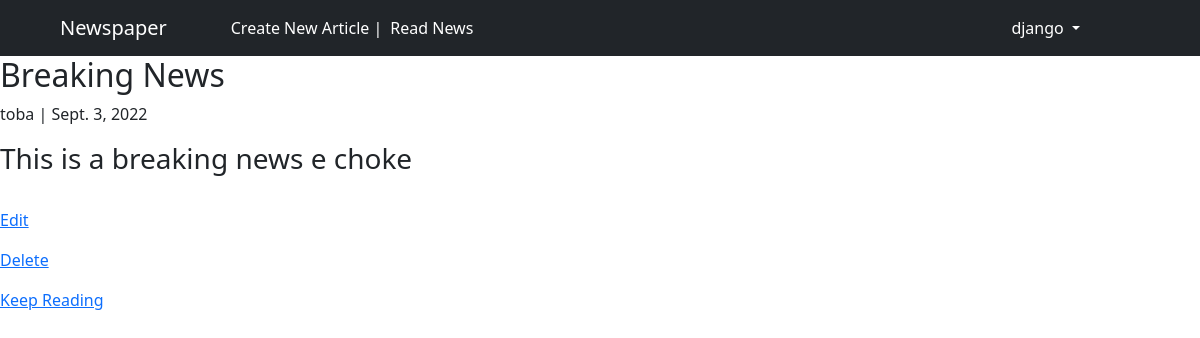
Screenshot of /articles/1/ (signed in) with the database file from the repository.
### users/models.py (models this page shows)
class CustomUser(AbstractUser):
    age = models.PositiveBigIntegerField(null=True, blank=True)

### articles/models.py (models this page shows, shortened)
class Article(models.Model):
    title = models.CharField(max_length=200)
    body = models.TextField()
    author = models.ForeignKey(
        get_user_model(),
        on_delete=models.CASCADE
    )
    date = models.DateField(auto_now_add=True)

### articles/views.py (the view)
# urls.py: path('<int:pk>/', ArticleDetailView.as_view(), name='article_detail'),
class ArticleDetailView(LoginRequiredMixin, DetailView):
    model = Article
    template_name = 'article_detail.html'
    login_url = 'login'

### templates/article_detail.html
{% extends 'base.html' %}
{% block content %}
<div>
    <h2>{{ object.title }}</h2>
    <p>{{ object.author }} | {{ object.date }}</p>
    <h3>{{ object.body }}</h3>
    <br>
    <p><a href="{% url 'article_edit' article.pk %}">Edit</a></p>
    <p><a href="{% url 'article_delete' article.pk %}">Delete</a></p>
    <p><a href="{% url 'article_list' %}">Keep Reading</a></p>
</div>
{% endblock content %}

### templates/base.html (shortened to what this page needs)
{% load static %}
<!DOCTYPE html>
<html>
    <head>
        <link href="https://cdn.jsdelivr.net/npm/bootstrap@5.2.0/dist/css/bootstrap.min.css" rel="stylesheet">
        <link rel="stylesheet" href="{% static 'css/style.css' %}">
    </head>
    <body>
        <header class="fixed">
            <nav class="navbar navbar-expand-lg navbar-dark bg-dark mb-auto">
                <div class="container-fluid">
                  <a class="navbar-brand ms-5" href="{% url 'home' %}">Newspaper</a>
                  <div class="lin ms-5">
                    <a href="{% url 'article_new' %}">Create New Article | </a>
                  </div>
                  <div class="ms-2 decoration-none lin">
                    <a href="{% url 'article_list' %}">Read News</a>
                  </div>
                  <div class="collapse navbar-collapse" id="navbarSupportedContent">
                    <ul class="navbar-nav ms-auto me-5 mb-2 mb-lg-0 mar">
                        {% if user.is_authenticated %}
                      <li class="nav-item dropdown">
                        <a class="nav-link dropdown-toggle text-white" href="#" role="button" data-bs-toggle="dropdown" aria-expanded="false">
                          {{ user.username }}
                        </a>
                      </li>
                    </ul>
                    {% else %}
                    <form class="d-flex" role="search">
                      <a href="{% url 'login' %}" class="btn btn-outline-secondary btn-primary text-white me-2">Log In</a>
                      <a href="{% url 'signup' %}" class="btn btn-outline-secondary text-white">Sign Up</a>
                    </form>
                    {% endif %}
                  </div>
                </div>
              </nav>
        </header>
            {% block content %}
            {% endblock content %}
    </body>
</html>

### static/css/style.css (style rules this page uses)
.lin a { text-decoration: none !important; color:white; }
header nav ul li a { z-index: 11; }
.navbar { position: relative; z-index: 11; }
.mar { margin-right: 100px !important; }

### rows the page displays
CustomUser: username "django"
Article: title "Breaking News", author "toba", date "Sept. 3, 2022", body "This is a breaking news e choke"
